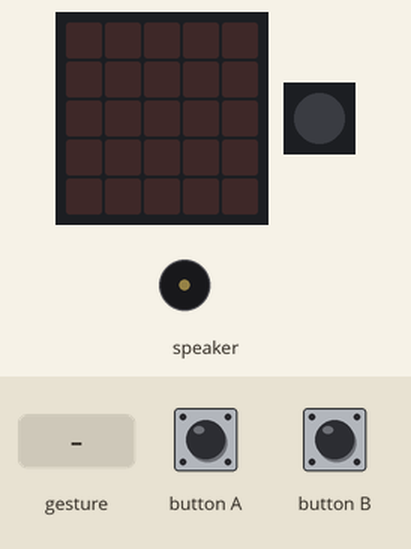
A program run on a simulated Calliope mini (MakeCode). Parts: the board's 5×5 LED display, 1 RGB LEDs in strip order, left to right, buzzer (waves = sounding). The test bench sets the inputs (shaded band). Random numbers come from a fixed seed; a tilt is held for 1.5 s and a shake lasts 1 s, then the board lies face up again.

Above: at 1.2 s.
1.3 s: button B pressed for 0.15 s
At 2.9 s:
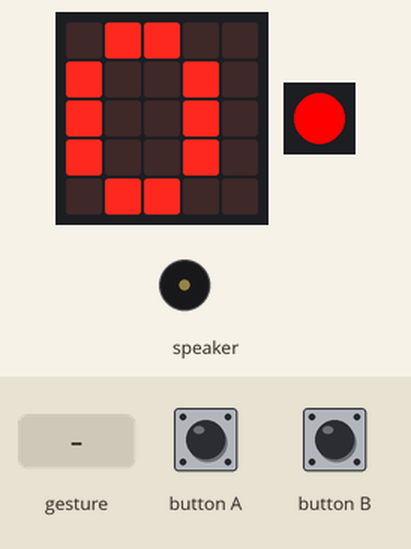
3.7 s: gesture 'shake'
At 4.2 s:
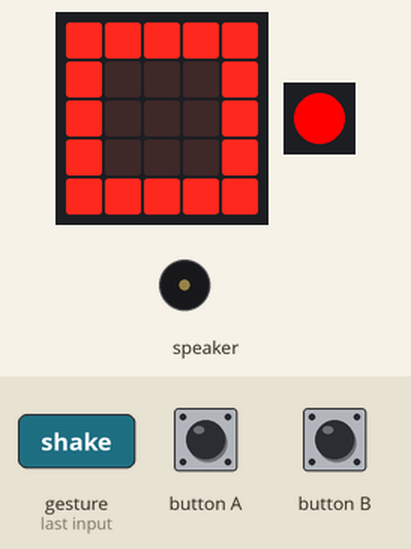
5.4 s: gesture 'shake'
At 6.7 s:
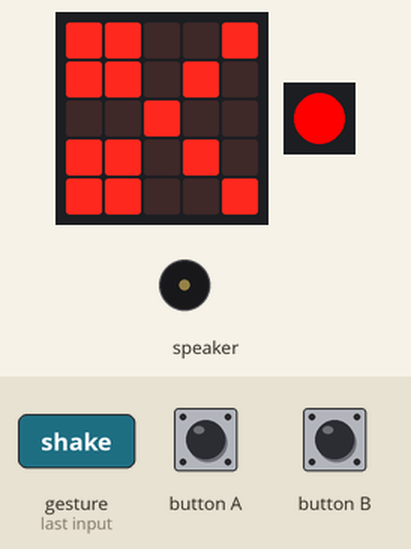
7.1 s: button A pressed 5 times (0.12 s each, 0.3 s apart)
At 7.67 s:
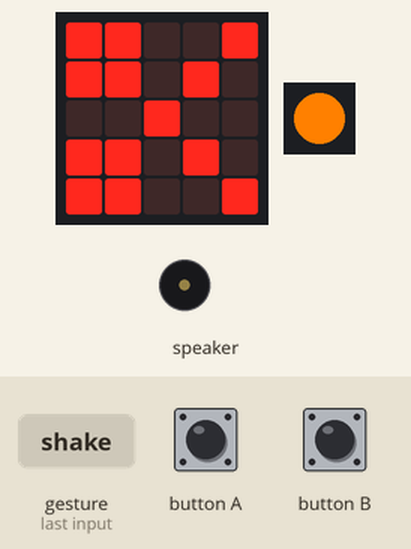
10.1 s: button B pressed for 0.15 s
At 10.44 s:
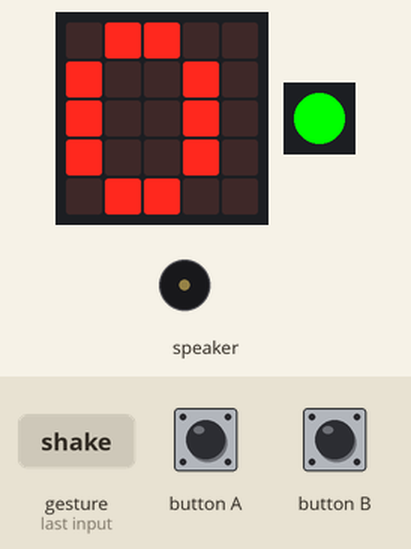
Timing chart, 0 to 14.1 s (numbered marks = the images above; inputs shaded):
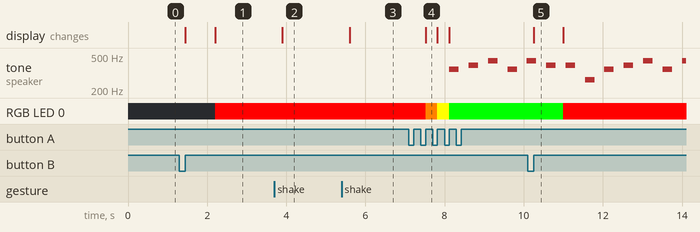

Measured:
- after the input at 1.3 s, RGB LED 0: off → RGB(255, 0, 0) after 0.90 s; the display: first changes after 0.15 s (image 1 shows a later state)
- after the input at 3.7 s, the display: changes after 0.20 s (image 2)
- after the input at 5.4 s, the display: changes after 0.20 s (image 3)
- after the input at 7.1 s, tone on speaker: plays 349 Hz for 0.24 s, 392 Hz for 0.24 s, 440 Hz for 0.24 s, 349 Hz for 0.24 s, 440 Hz for 0.02 s, starting after 1.0 s; RGB LED 0: RGB(255, 0, 0) → RGB(255, 128, 0) after 0.42 s, → RGB(255, 255, 0) 0.30 s later, → RGB(0, 255, 0) 0.30 s later
- after the input at 10.1 s, RGB LED 0: RGB(0, 255, 0) → RGB(255, 0, 0) after 0.90 s; the display: changes after 0.15 s (image 5)
- what the display in image 5 shows lasts 0.7 s, from 10.3 s to 11.0 s

The program:

main.ts
```typescript
let Punkte = 0
let zeichen = 0
input.onButtonEvent(Button.A, input.buttonEventClick(), function () {
    Punkte += 1
    if (Punkte == 1) {
        basic.setLedColor(0xff0000)
    } else if (Punkte == 2) {
        basic.setLedColor(0xff8000)
    } else if (Punkte == 3) {
        basic.setLedColor(0xffff00)
    } else {
        basic.setLedColor(0x00ff00)
        music.playMelody("F - G - A - F - ", 250)
        music.playMelody("A - G - G - C - ", 250)
        music.playMelody("F - G - A - F - ", 250)
        music.playMelody("A - G - G - C - ", 250)
        music.playMelody("F - G - A - F - ", 250)
        music.playMelody("A - G - G - C - ", 250)
    }
})
input.onButtonEvent(Button.B, input.buttonEventClick(), function () {
    Punkte = 0
    basic.showNumber(0)
    basic.setLedColor(0xff0000)
})
input.onGesture(Gesture.Shake, function () {
    zeichen = randint(1, 3)
    if (zeichen == 1) {
        basic.showIcon(IconNames.Square)
    } else if (zeichen == 2) {
        basic.showIcon(IconNames.SmallSquare)
    } else {
        basic.showIcon(IconNames.Scissors)
    }
})
```

test.ts
```typescript
// Hier kann man Tests durchführen; diese Datei wird nicht kompiliert, wenn dieses Paket als Erweiterung verwendet wird.
```
